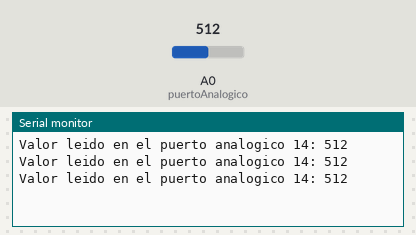
The sketch below on a simulated Arduino Uno, built with avr-gcc and run on an emulated ATmega328P. Shown: the last lines printed to the serial monitor. Inputs (shaded band) come from the test bench; at power-on: A0 (puertoAnalogico) = 512.

Above: at 1.3 s.
1.4 s: A0 (puertoAnalogico) set to 716
At 1.9 s:
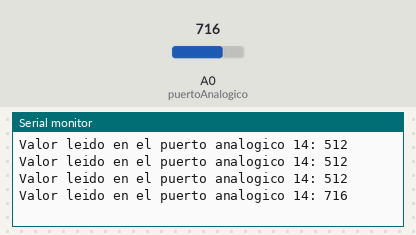
2.9 s: A0 (puertoAnalogico) set to 900
At 3.4 s:
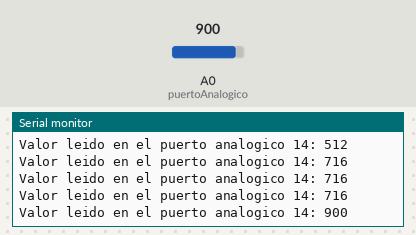
Timing chart, 0 to 5.9 s (numbered marks = the images above; inputs shaded):
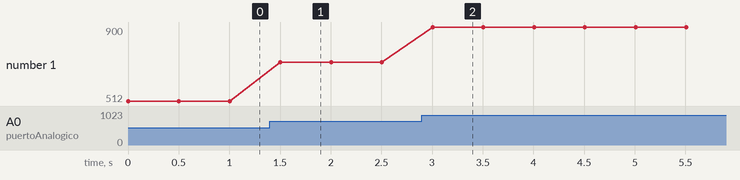

The sketch:

AnalogicoSerial.ino
```cpp
int puertoAnalogico = A0;
int valorAnalogico = 0;

void setup() {
  Serial.begin(9600);

}

void loop() {
  valorAnalogico = analogRead(puertoAnalogico);

  Serial.print("Valor leido en el puerto analogico ");
  Serial.print(puertoAnalogico);
  Serial.print(": ");
  Serial.println(valorAnalogico);
  delay(500);

}
```

Measured:
- after the input at 1.4 s, the serial monitor: prints a new line after 0.10 s (image 1)
- after the input at 2.9 s, the serial monitor: prints a new line after 0.10 s (image 2)
- plotted number 1: 512 → 716 after the input at 1.4 s, 716 → 900 after the input at 2.9 s
